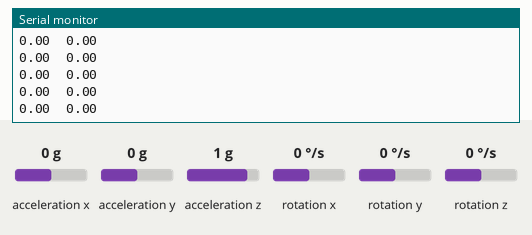
Simulated run of this sketch. Board: Arduino Uno, built with avr-gcc and run on an emulated ATmega328P. Shown: the last lines printed to the serial monitor. The inputs (shaded band) are chosen by the test bench; at power-on: acceleration x 0 g, acceleration y 0 g, acceleration z 1 g, rotation x 0 °/s, rotation y 0 °/s, rotation z 0 °/s.

Above: at 1.2 s.
1.3 s: acceleration x set to -1.4 g
At 1.53 s:
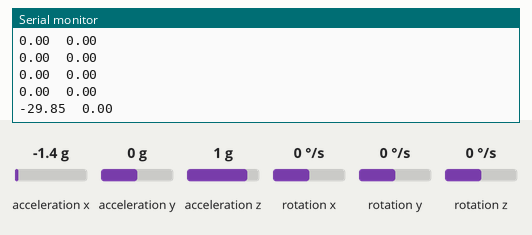
2.8 s: acceleration y set to -1.4 g
At 2.91 s:
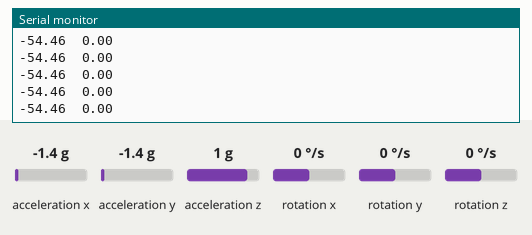
4.3 s: acceleration z set to -1.4 g
At 4.3 s:
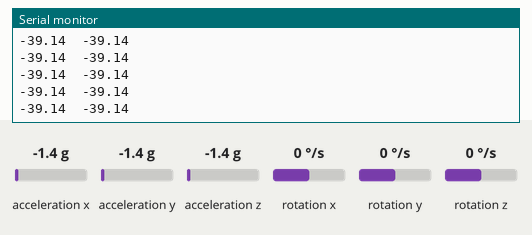
Timing chart, 0 to 7.3 s (numbered marks = the images above; inputs shaded):
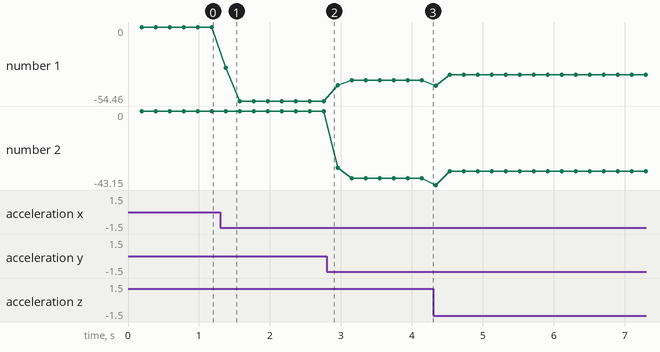

The sketch:

GyroskopAkcelerometr.ino
```cpp
//http://arduino8.webnode.cz/news/lekce-25-arduino-a-akcelerometr-s-mpu-6050/

#include <Wire.h>
#include <Math.h>
#include <I2Cdev.h>
#include <MPU6050.h>

MPU6050 akcelerometr;
const float pi = 3.141592;
const int pocet_vzorku = 100;
int16_t ax, ay, az;
float x, y, z;
int pocet;
float _angle_x, angle_x, _angle_y, angle_y;
long ax_p, ay_p, az_p;

void setup()
{
	Wire.begin();
	Serial.begin(38400);
	akcelerometr.initialize();

	if (akcelerometr.testConnection())
		Serial.println("Spojeni OK...");
}

void loop() {
	// nacten vsech hodnot
	akcelerometr.getAcceleration(&ax, &ay, &az);

	// secteme potrebny pocet hodnot
	ax_p = ax_p + ax;
	ay_p = ay_p + ay;
	az_p = az_p + az;

	// pomocne urceni poctu vzorku
	pocet++;

	if (pocet == pocet_vzorku)
	{
		// zjistime prumerne hodnoty
		x = ax_p / pocet_vzorku;
		y = ay_p / pocet_vzorku;
		z = az_p / pocet_vzorku;

		// vypocitame sklon a naklon
		angle_x = atan2(x, sqrt(square(y) + square(z))) / (pi / 180);
		angle_y = atan2(y, sqrt(square(x) + square(z))) / (pi / 180);

		// vynulujeme hodnoty pro dalsi pouziti
		pocet = 0;
		ax_p = 0;
		ay_p = 0;
		az_p = 0;

		Serial.print(angle_x);
		Serial.print("\t");
		Serial.println(angle_y);
	}
}
```

Measured:
- after the input at 1.3 s, the serial monitor: prints a new line after 0.08 s (image 1)
- plotted number 1: 0 → -54.46 after the input at 1.3 s, -54.46 → -39.14 after the input at 2.8 s, -39.14 → -35.26 after the input at 4.3 s
- plotted number 2: 0 → -39.14 after the input at 2.8 s, -39.14 → -35.26 after the input at 4.3 s
